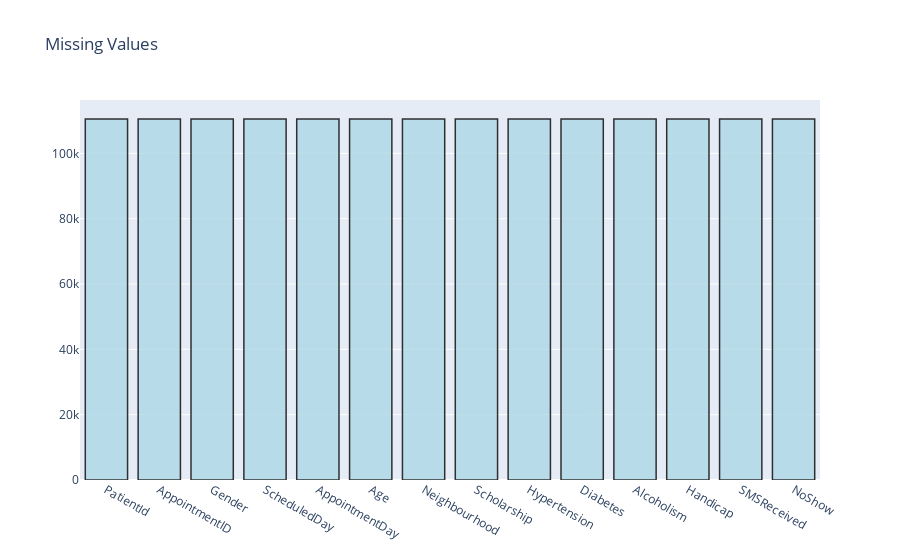

The notebook cell saved with this chart:
### Code cell
null_feat = pd.DataFrame(len(data['PatientId']) - data.isnull().sum(), columns = ['Count'])

trace = go.Bar(x = null_feat.index, y = null_feat['Count'] ,opacity = 0.8, marker=dict(color = 'lightblue',
        line=dict(color='#000000',width=1.5)))

layout = dict(title =  "Missing Values")
                    
fig = dict(data = [trace], layout=layout)
py.iplot(fig)

### Figure 1 — Plotly figure (JSON) as saved in the notebook; plotly's stock layout.template omitted (floating-point values rounded to 4 significant figures)
{"data": [{"marker": {"color": "lightblue", "line": {"color": "#000000", "width": 1.5}}, "opacity": 0.8, "type": "bar", "x": ["PatientId", "AppointmentID", "Gender", "ScheduledDay", "AppointmentDay", "Age", "Neighbourhood", "Scholarship", "Hypertension", "Diabetes", "Alcoholism", "Handicap", "SMSReceived", "NoShow"], "y": [110527, 110527, 110527, 110527, 110527, 110527, 110527, 110527, 110527, 110527, 110527, 110527, 110527, 110527]}], "layout": {"title": {"text": "Missing Values"}}}
